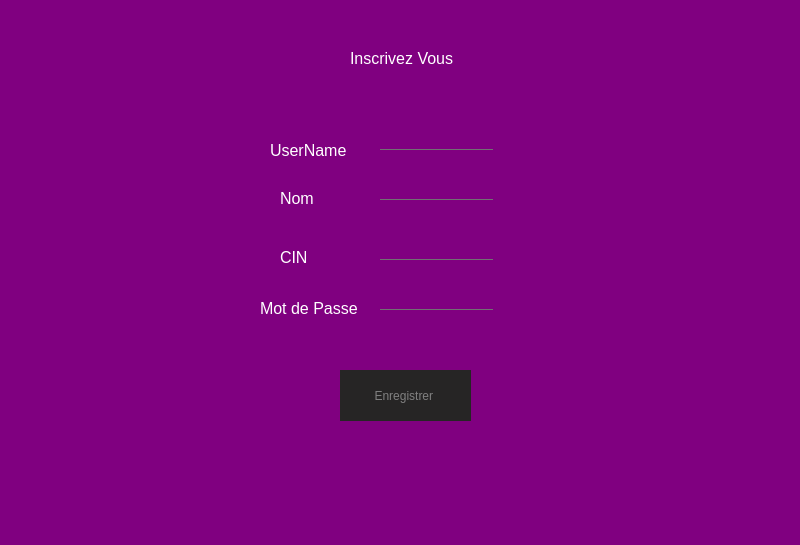
<?xml version="1.0" encoding="UTF-8"?>
<ui version="4.0">
 <class>Agent</class>
 <widget class="QDialog" name="Agent">
  <property name="geometry">
   <rect>
    <x>0</x>
    <y>0</y>
    <width>800</width>
    <height>545</height>
   </rect>
  </property>
  <property name="styleSheet">
   <string notr="true">background-color:purple;
</string>
  </property>
  <widget class="QLineEdit" name="lineEdit_nom">
   <property name="geometry">
    <rect>
     <x>380</x>
     <y>130</y>
     <width>113</width>
     <height>20</height>
    </rect>
   </property>
   <property name="styleSheet">
    <string notr="true">background : transparent;
border:none;
color : #717072;
border-bottom : 1px solid  #717072;
font-size: 18px;</string>
   </property>
  </widget>
  <widget class="QLabel" name="label_2">
   <property name="geometry">
    <rect>
     <x>280</x>
     <y>190</y>
     <width>51</width>
     <height>16</height>
    </rect>
   </property>
   <property name="styleSheet">
    <string notr="true">color:white;
        font-size:16px;</string>
   </property>
   <property name="text">
    <string>Nom</string>
   </property>
  </widget>
  <widget class="QLabel" name="label_3">
   <property name="geometry">
    <rect>
     <x>270</x>
     <y>140</y>
     <width>91</width>
     <height>20</height>
    </rect>
   </property>
   <property name="styleSheet">
    <string notr="true">color:white;
        font-size:16px;</string>
   </property>
   <property name="text">
    <string>UserName</string>
   </property>
  </widget>
  <widget class="QLineEdit" name="lineEdit_cin">
   <property name="geometry">
    <rect>
     <x>380</x>
     <y>240</y>
     <width>113</width>
     <height>20</height>
    </rect>
   </property>
   <property name="styleSheet">
    <string notr="true">background : transparent;
border:none;
color : #717072;
border-bottom : 1px solid  #717072;
font-size: 18px;</string>
   </property>
  </widget>
  <widget class="QLabel" name="label_4">
   <property name="geometry">
    <rect>
     <x>260</x>
     <y>300</y>
     <width>101</width>
     <height>16</height>
    </rect>
   </property>
   <property name="styleSheet">
    <string notr="true">color:white;
        font-size:16px;</string>
   </property>
   <property name="text">
    <string>Mot de Passe</string>
   </property>
  </widget>
  <widget class="QLabel" name="label">
   <property name="geometry">
    <rect>
     <x>350</x>
     <y>50</y>
     <width>161</width>
     <height>16</height>
    </rect>
   </property>
   <property name="maximumSize">
    <size>
     <width>161</width>
     <height>16</height>
    </size>
   </property>
   <property name="styleSheet">
    <string notr="true">color:white;
        font-size:16px;
</string>
   </property>
   <property name="text">
    <string>Inscrivez Vous</string>
   </property>
  </widget>
  <widget class="QPushButton" name="ajouter_Ag">
   <property name="geometry">
    <rect>
     <x>340</x>
     <y>370</y>
     <width>131</width>
     <height>51</height>
    </rect>
   </property>
   <property name="styleSheet">
    <string notr="true">border-radius:30px;
background-color:#262525;
color : grey;</string>
   </property>
   <property name="text">
    <string>Enregistrer </string>
   </property>
   <property name="icon">
    <iconset>
     <normaloff>../../Sportify-QT-project-master/add.png</normaloff>../../Sportify-QT-project-master/add.png</iconset>
   </property>
  </widget>
  <widget class="QLineEdit" name="lineEdit_mdp">
   <property name="geometry">
    <rect>
     <x>380</x>
     <y>290</y>
     <width>113</width>
     <height>20</height>
    </rect>
   </property>
   <property name="styleSheet">
    <string notr="true">background : transparent;
border:none;
color : #717072;
border-bottom : 1px solid  #717072;
font-size: 18px;</string>
   </property>
  </widget>
  <widget class="QLabel" name="label_5">
   <property name="geometry">
    <rect>
     <x>280</x>
     <y>250</y>
     <width>47</width>
     <height>14</height>
    </rect>
   </property>
   <property name="styleSheet">
    <string notr="true">color:white;
        font-size:16px;</string>
   </property>
   <property name="text">
    <string>CIN</string>
   </property>
  </widget>
  <widget class="QLineEdit" name="lineEdit_prenom">
   <property name="geometry">
    <rect>
     <x>380</x>
     <y>180</y>
     <width>113</width>
     <height>20</height>
    </rect>
   </property>
   <property name="styleSheet">
    <string notr="true">background : transparent;
border:none;
color : #717072;
border-bottom : 1px solid  #717072;
font-size: 18px;</string>
   </property>
  </widget>
 </widget>
 <resources/>
 <connections/>
</ui>
